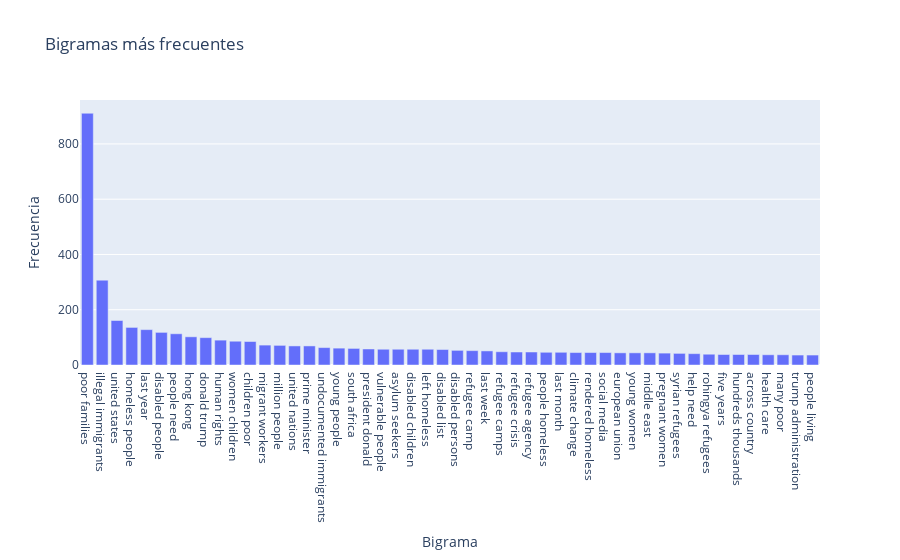

Notebook source saved alongside this figure:
### Code cell
def make_ngram(lista,n=2):
  gramas=[]
  for i in range (len(lista)-n+1):
    ngrama=lista[i:i+n]
    gramas.append(" ".join(ngrama))
  return gramas 
bigrams = task_1_train['text'].str.split(" ").apply(make_ngram, n=2)
bigrams_count = np.array(Counter(list(chain.from_iterable(bigrams))).most_common(50))
px.bar(x=bigrams_count[:,0],y=bigrams_count[:,1].astype(int),
       title='Bigramas más frecuentes',
       labels={'y':'Frecuencia','x':'Bigrama'}
       )

### Figure 1 — Plotly figure (JSON) as saved in the notebook; plotly's stock layout.template omitted (floating-point values rounded to 4 significant figures)
{"data": [{"alignmentgroup": "True", "hovertemplate": "Bigrama=%{x}<br>Frecuencia=%{y}<extra></extra>", "legendgroup": "", "marker": {"color": "#636efa", "pattern": {"shape": ""}}, "name": "", "offsetgroup": "", "orientation": "v", "showlegend": false, "textposition": "auto", "type": "bar", "x": ["poor families", "illegal immigrants", "united states", "homeless people", "last year", "disabled people", "people need", "hong kong", "donald trump", "human rights", "women children", "children poor", "migrant workers", "million people", "united nations", "prime minister", "undocumented immigrants", "young people", "south africa", "president donald", "vulnerable people", "asylum seekers", "disabled children", "left homeless", "disabled list", "disabled persons", "refugee camp", "last week", "refugee camps", "refugee crisis", "refugee agency", "people homeless", "last month", "climate change", "rendered homeless", "social media", "european union", "young women", "middle east", "pregnant women", "syrian refugees", "help need", "rohingya refugees", "five years", "hundreds thousands", "across country", "health care", "many poor", "trump administration", "people living"], "xaxis": "x", "y": [911, 307, 161, 136, 128, 118, 113, 102, 99, 90, 86, 85, 72, 71, 69, 69, 63, 61, 60, 58, 57, 57, 57, 57, 56, 53, 52, 51, 48, 47, 47, 46, 46, 45, 45, 45, 44, 44, 44, 43, 42, 41, 39, 38, 38, 38, 37, 37, 36, 36], "yaxis": "y"}], "layout": {"barmode": "relative", "legend": {"tracegroupgap": 0}, "title": {"text": "Bigramas más frecuentes"}, "xaxis": {"anchor": "y", "domain": [0, 1], "title": {"text": "Bigrama"}}, "yaxis": {"anchor": "x", "domain": [0, 1], "title": {"text": "Frecuencia"}}}}
